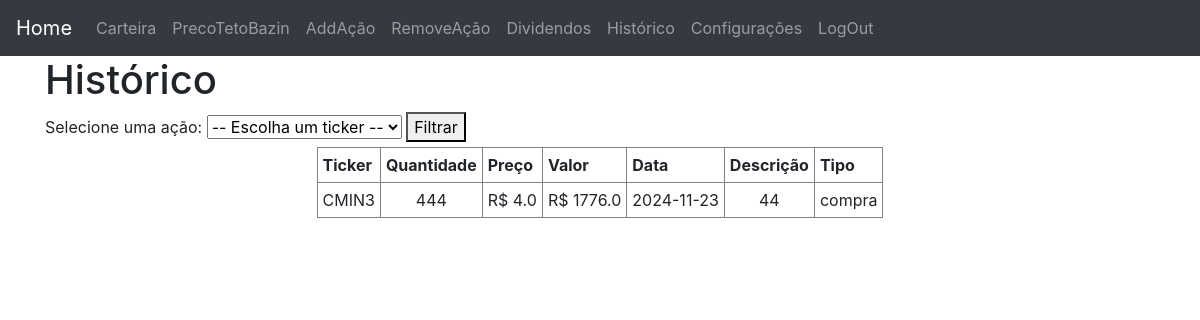
The page /historico (signed in) on the database its author committed.
### website/models.py (models this page shows)
class Historico(db.Model):
    id = db.Column(db.Integer, primary_key=True)
    usuario_id = db.Column(db.Integer, db.ForeignKey('usuario.id'))
    ticker = db.Column(db.String(10))
    preco = db.Column(db.Float)
    quantidade = db.Column(db.Integer)
    valor = db.Column(db.Float)
    descricao = db.Column(db.String)
    tipo = db.Column(db.String)
    data = db.Column(db.Date)

### website/views.py (the view)
@views.route('/historico', methods=['GET','POST'])
@login_required
def hist():
    tickers = db.session.query(Historico.ticker).filter_by(usuario_id=current_user.id).distinct().all()
    if request.method == 'POST':
        ticker_selecionado = request.form.get('ticker')
        ticker_selecionado = ticker_selecionado.upper()
        historico = Historico.query.filter_by(usuario_id=current_user.id).filter_by(ticker=ticker_selecionado).order_by(desc(Historico.data))
    else:
        historico = Historico.query.filter_by(usuario_id=current_user.id).order_by(desc(Historico.data))
    return render_template('Carteira/historico.html',teste = 5, usuario=current_user, historico=historico, tickers=tickers)

### website/__init__.py (called while the page is built)
def create_app():
    app = Flask(__name__)
    app.config['SECRET_KEY'] = 'você não vai advinhar'
    app.config['SQLALCHEMY_DATABASE_URI'] = f'sqlite:///{DB_NAME}'
    db.init_app(app)
    admin.init_app(app)
    migrate = Migrate(app, db)
    from .views import views
    from .auth import auth
    app.register_blueprint(views, url_prefix='/')
    app.register_blueprint(auth, url_prefix='/')
    from .models import Usuario
    login_manager = LoginManager()
    login_manager.login_view = 'auth.login'
    login_manager.login_message= 'Faça o login para acessar esta página.'
    login_manager.init_app(app)
    @login_manager.user_loader
    def load_user(id):
        return Usuario.query.get(int(id))
    create_database(app)
    return app

### website/templates/Carteira/historico.html (shortened to what this page needs)
{% extends "base.html" %}
{% block content %}
    <h1>Histórico</h1>
    <form method="POST">
        <label for="ticker">Selecione uma ação:</label>
        <select name="ticker" id="ticker">
            <option value="">-- Escolha um ticker --</option>
        </select>
        <button type="submit">Filtrar</button>
    </form>
    <table>
        <thead>
            <th>Ticker</th>
            <th>Quantidade</th>
            <th>Preço</th>
            <th>Valor</th>
            <th>Data</th>
            <th>Descrição</th>
            <th>Tipo</th>
        </thead>
        {% for item in historico %}
            <tr>
                <td>{{item.ticker}}</td>
                <td>{{item.quantidade}}</td>
                <td>R$ {{item.preco}}</td>
                <td>R$ {{item.valor}}</td>
                <td>{{item.data}}</td>
                <td>{{item.descricao}}</td>
                <td>{{item.tipo}}</td>
            </tr>
        {% endfor %}
    </table>
{% endblock %}

### website/static/style.css (style rules this page uses)
table { border: 1px solid black; margin-left: auto; margin-right: auto; margin-bottom: 50px; }
td, th { text-align: center; border: 1px solid gray; margin: 1px; padding: 5px; }

### rows shown on the page
Historico: ticker "CMIN3", quantidade "444", preco "4.0", valor "1776.0", data "2024-11-23", descricao "44", tipo "compra"
